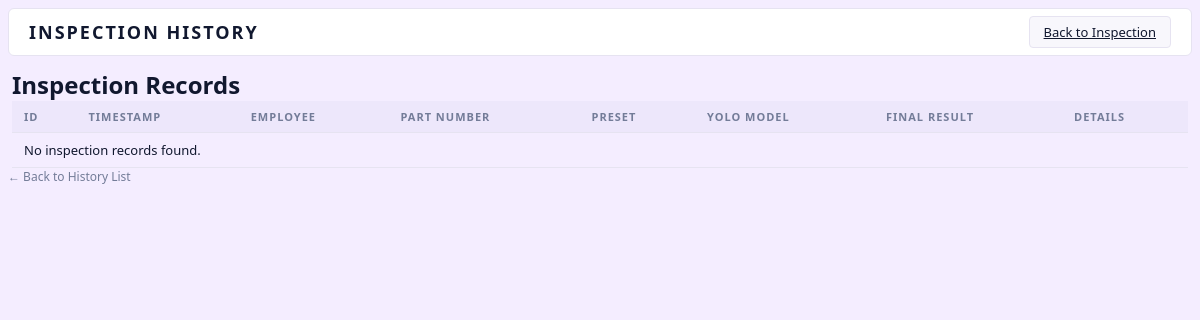
The page /vision-inspection/history/ on the database as committed earlier.
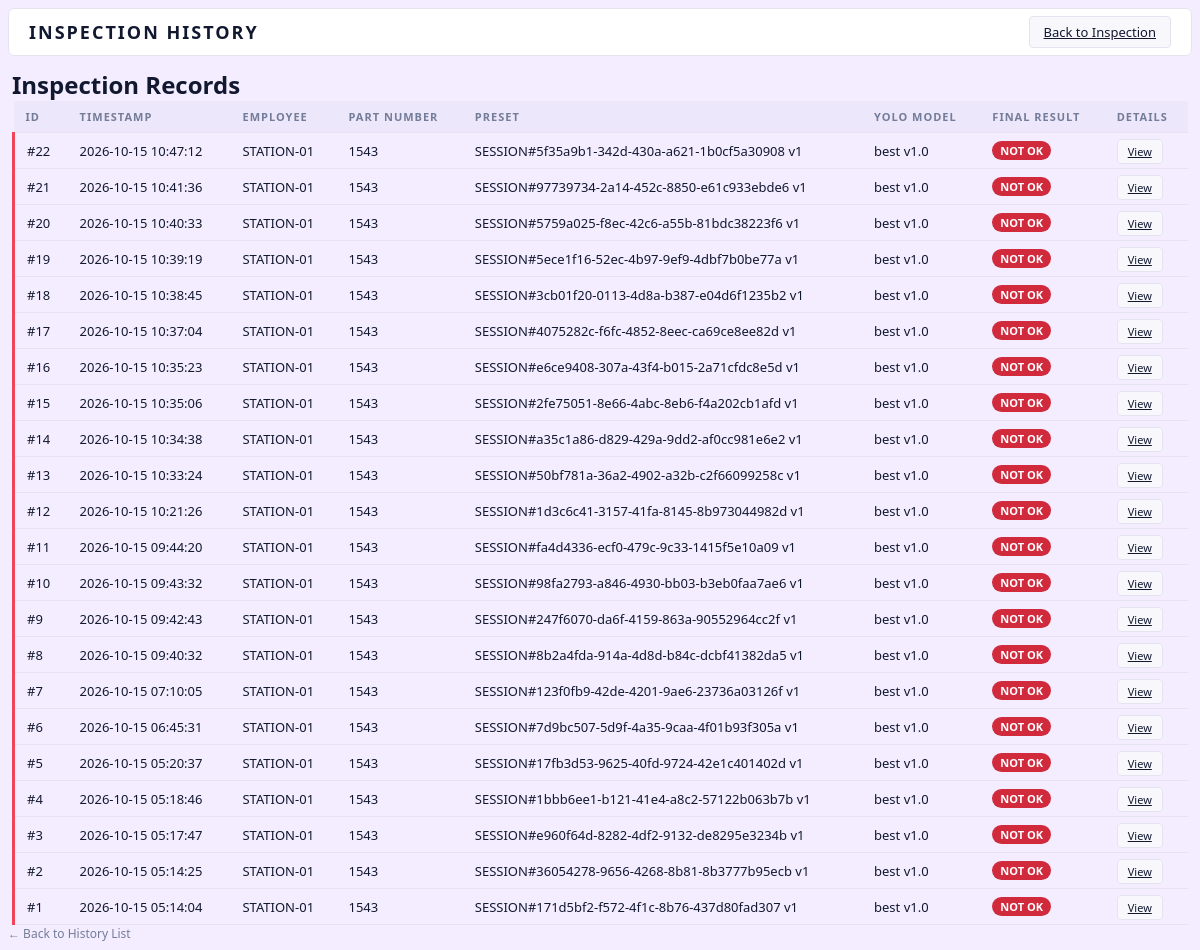
The same page on the database as committed later.
### VisionInspection/models.py (models this page shows, shortened)
class VisionInspectionLog(models.Model):
    employee_code = models.CharField(max_length=100, blank=True, null=True)
    part_number = models.CharField(max_length=40, blank=True, null=True)
    barcode = models.CharField(max_length=80, blank=True, default="")
    error_details = models.TextField(blank=True, null=True)
    preset_name = models.CharField(max_length=200, blank=True, null=True)
    preset_version = models.PositiveIntegerField(blank=True, null=True)
    yolo_model_name = models.CharField(max_length=200, blank=True, null=True)
    yolo_model_version = models.CharField(max_length=100, blank=True, null=True)
    timestamp = models.DateTimeField(auto_now_add=True)
    result = models.CharField(
        max_length=20,
        choices=[
            ("OK", "OK"),
            ("NOT_OK", "NOT OK"),
            ("ERROR", "INSPECTION ERROR"),
        ],
        default="ERROR",
    )
    roi_results = models.JSONField(
        default=list,
        help_text='[{"roi_name": "ROI-01", "result": "MATCH", "expected": "bolt x4", "detected": "bolt x4"}]',
    )
    detected_objects = models.JSONField(
        default=list,
        help_text='[{"class": "bolt", "confidence": 0.92, "bbox": [x1,y1,x2,y2]}]',
    )
    inspection_image = models.ImageField(
        upload_to="vision_inspection/results/", blank=True, null=True
    )
    stable_frames_used = models.PositiveIntegerField(default=0)
    part_bbox = models.JSONField(blank=True, null=True)
    trigger_zone_polygon = models.JSONField(blank=True, null=True)
    class Meta:
        db_table = "vision_inspection_log"
        ordering = ["-timestamp"]
        verbose_name = "Vision Inspection Log"
        verbose_name_plural = "Vision Inspection Logs"
        indexes = [
            models.Index(fields=["timestamp"], name="vi_log_ts_idx"),
            models.Index(fields=["part_number"], name="vi_log_part_idx"),
            models.Index(fields=["result"], name="vi_log_result_idx"),
            models.Index(fields=["employee_code"], name="vi_log_emp_idx"),
        ]

### VisionInspection/views.py (the view)
def history_view(request):
    date_from = _clean(request.GET.get("date_from"))
    date_to = _clean(request.GET.get("date_to"))
    part_number = _clean(request.GET.get("part_number"))
    result = _clean(request.GET.get("result")).upper()
    logs = VisionInspectionLog.objects.all()
    if part_number:
        logs = logs.filter(part_number__icontains=part_number)
    if result in ("OK", "NOT_OK", "ERROR"):
        logs = logs.filter(result=result)
    if date_from:
        logs = logs.filter(timestamp__date__gte=date_from)
    if date_to:
        logs = logs.filter(timestamp__date__lte=date_to)
    context = {
        "sidebar_active": "history",
        "logs": logs.order_by("-timestamp")[:500],
        "log": None,
        "roi_results": [],
        "detected_objects": [],
        "date_from": date_from,
        "date_to": date_to,
        "part_number": part_number,
        "result": result,
    }
    return render(request, "VisionInspection/history.html", context)

### VisionInspection/views.py (called while the page is built)
def _clean(value):
    return str(value or "").strip()

### VisionInspection/templates/VisionInspection/history.html (shortened to what this page needs)
{% load static %}
<!DOCTYPE html>
<html lang="en">
<head>
    <link rel="stylesheet" href="{% static 'VisionInspection/css/inspection.css' %}?v=20261015-1">
    <link rel="stylesheet" href="{% static 'VisionInspection/css/configuration.css' %}">
</head>
<body>
<div class="vi-container">
    <header class="vi-header">
        <div class="vi-header-left">
            <h1 class="vi-title">INSPECTION HISTORY</h1>
        </div>
        <div class="vi-header-right">
            <a href="/vision-inspection/inspection/" class="vi-btn">Back to Inspection</a>
        </div>
    </header>
    <section class="vi-history-section">
        <h2>Inspection Records</h2>
        <div class="vi-table-wrap">
        <table class="vi-table">
            <thead>
                <tr>
                    <th>ID</th>
                    <th>Timestamp</th>
                    <th>Employee</th>
                    <th>Part Number</th>
                    <th>Preset</th>
                    <th>YOLO Model</th>
                    <th>Final Result</th>
                    <th>Details</th>
                </tr>
            </thead>
            <tbody>
                {% for log in logs %}
                <tr class="{% if log.result == 'OK' %}vi-row-ok{% elif log.result == 'NOT_OK' %}vi-row-not-ok{% else %}vi-row-error{% endif %}">
                    <td>#{{ log.pk }}</td>
                    <td>{{ log.timestamp|date:"Y-m-d H:i:s" }}</td>
                    <td>{{ log.employee_code|default:"—" }}</td>
                    <td>{{ log.part_number|default:"—" }}</td>
                    <td>{{ log.preset_name|default:"—" }} v{{ log.preset_version|default:"?" }}</td>
                    <td>{{ log.yolo_model_name|default:"—" }} v{{ log.yolo_model_version|default:"?" }}</td>
                    <td>
                        <span class="vi-badge {% if log.result == 'OK' %}vi-badge-ok{% elif log.result == 'NOT_OK' %}vi-badge-not-ok{% else %}vi-badge-error{% endif %}">
                            {{ log.get_result_display }}
                        </span>
                    </td>
                    <td>
                        <a href="/vision-inspection/history/{{ log.id }}/" class="vi-btn vi-btn-sm">View</a>
                    </td>
                </tr>
                {% empty %}
                <tr><td colspan="8">No inspection records found.</td></tr>
                {% endfor %}
            </tbody>
        </table>
        </div>
    </section>
    <div class="vi-back-link">
        <a href="/vision-inspection/history/">← Back to History List</a>
    </div>
</div>
</body>
</html>

Rows that differ between the two databases and show on the page:
added VisionInspectionLog: pk "22", timestamp "2026-10-15 10:47:12", employee_code "STATION-01", part_number "1543", preset_name "SESSION#5f35a9b1-342d-430a-a621-1b0cf5a30908", preset_version "1", yolo_model_name "best", yolo_model_version "1.0", result "NOT OK"
added VisionInspectionLog: pk "21", timestamp "2026-10-15 10:41:36", employee_code "STATION-01", part_number "1543", preset_name "SESSION#97739734-2a14-452c-8850-e61c933ebde6", preset_version "1", yolo_model_name "best", yolo_model_version "1.0", result "NOT OK"
added VisionInspectionLog: pk "20", timestamp "2026-10-15 10:40:33", employee_code "STATION-01", part_number "1543", preset_name "SESSION#5759a025-f8ec-42c6-a55b-81bdc38223f6", preset_version "1", yolo_model_name "best", yolo_model_version "1.0", result "NOT OK"
added VisionInspectionLog: pk "19", timestamp "2026-10-15 10:39:19", employee_code "STATION-01", part_number "1543", preset_name "SESSION#5ece1f16-52ec-4b97-9ef9-4dbf7b0be77a", preset_version "1", yolo_model_name "best", yolo_model_version "1.0", result "NOT OK"
added VisionInspectionLog: pk "18", timestamp "2026-10-15 10:38:45", employee_code "STATION-01", part_number "1543", preset_name "SESSION#3cb01f20-0113-4d8a-b387-e04d6f1235b2", preset_version "1", yolo_model_name "best", yolo_model_version "1.0", result "NOT OK"
added VisionInspectionLog: pk "17", timestamp "2026-10-15 10:37:04", employee_code "STATION-01", part_number "1543", preset_name "SESSION#4075282c-f6fc-4852-8eec-ca69ce8ee82d", preset_version "1", yolo_model_name "best", yolo_model_version "1.0", result "NOT OK"
added VisionInspectionLog: pk "16", timestamp "2026-10-15 10:35:23", employee_code "STATION-01", part_number "1543", preset_name "SESSION#e6ce9408-307a-43f4-b015-2a71cfdc8e5d", preset_version "1", yolo_model_name "best", yolo_model_version "1.0", result "NOT OK"
added VisionInspectionLog: pk "15", timestamp "2026-10-15 10:35:06", employee_code "STATION-01", part_number "1543", preset_name "SESSION#2fe75051-8e66-4abc-8eb6-f4a202cb1afd", preset_version "1", yolo_model_name "best", yolo_model_version "1.0", result "NOT OK"
added VisionInspectionLog: pk "14", timestamp "2026-10-15 10:34:38", employee_code "STATION-01", part_number "1543", preset_name "SESSION#a35c1a86-d829-429a-9dd2-af0cc981e6e2", preset_version "1", yolo_model_name "best", yolo_model_version "1.0", result "NOT OK"
added VisionInspectionLog: pk "13", timestamp "2026-10-15 10:33:24", employee_code "STATION-01", part_number "1543", preset_name "SESSION#50bf781a-36a2-4902-a32b-c2f66099258c", preset_version "1", yolo_model_name "best", yolo_model_version "1.0", result "NOT OK"
added VisionInspectionLog: pk "12", timestamp "2026-10-15 10:21:26", employee_code "STATION-01", part_number "1543", preset_name "SESSION#1d3c6c41-3157-41fa-8145-8b973044982d", preset_version "1", yolo_model_name "best", yolo_model_version "1.0", result "NOT OK"
added VisionInspectionLog: pk "11", timestamp "2026-10-15 09:44:20", employee_code "STATION-01", part_number "1543", preset_name "SESSION#fa4d4336-ecf0-479c-9c33-1415f5e10a09", preset_version "1", yolo_model_name "best", yolo_model_version "1.0", result "NOT OK"
added VisionInspectionLog: pk "10", timestamp "2026-10-15 09:43:32", employee_code "STATION-01", part_number "1543", preset_name "SESSION#98fa2793-a846-4930-bb03-b3eb0faa7ae6", preset_version "1", yolo_model_name "best", yolo_model_version "1.0", result "NOT OK"
added VisionInspectionLog: pk "9", timestamp "2026-10-15 09:42:43", employee_code "STATION-01", part_number "1543", preset_name "SESSION#247f6070-da6f-4159-863a-90552964cc2f", preset_version "1", yolo_model_name "best", yolo_model_version "1.0", result "NOT OK"
added VisionInspectionLog: pk "8", timestamp "2026-10-15 09:40:32", employee_code "STATION-01", part_number "1543", preset_name "SESSION#8b2a4fda-914a-4d8d-b84c-dcbf41382da5", preset_version "1", yolo_model_name "best", yolo_model_version "1.0", result "NOT OK"
added VisionInspectionLog: pk "7", timestamp "2026-10-15 07:10:05", employee_code "STATION-01", part_number "1543", preset_name "SESSION#123f0fb9-42de-4201-9ae6-23736a03126f", preset_version "1", yolo_model_name "best", yolo_model_version "1.0", result "NOT OK"
added VisionInspectionLog: pk "6", timestamp "2026-10-15 06:45:31", employee_code "STATION-01", part_number "1543", preset_name "SESSION#7d9bc507-5d9f-4a35-9caa-4f01b93f305a", preset_version "1", yolo_model_name "best", yolo_model_version "1.0", result "NOT OK"
added VisionInspectionLog: pk "5", timestamp "2026-10-15 05:20:37", employee_code "STATION-01", part_number "1543", preset_name "SESSION#17fb3d53-9625-40fd-9724-42e1c401402d", preset_version "1", yolo_model_name "best", yolo_model_version "1.0", result "NOT OK"
added VisionInspectionLog: pk "4", timestamp "2026-10-15 05:18:46", employee_code "STATION-01", part_number "1543", preset_name "SESSION#1bbb6ee1-b121-41e4-a8c2-57122b063b7b", preset_version "1", yolo_model_name "best", yolo_model_version "1.0", result "NOT OK"
added VisionInspectionLog: pk "3", timestamp "2026-10-15 05:17:47", employee_code "STATION-01", part_number "1543", preset_name "SESSION#e960f64d-8282-4df2-9132-de8295e3234b", preset_version "1", yolo_model_name "best", yolo_model_version "1.0", result "NOT OK"
added VisionInspectionLog: pk "2", timestamp "2026-10-15 05:14:25", employee_code "STATION-01", part_number "1543", preset_name "SESSION#36054278-9656-4268-8b81-8b3777b95ecb", preset_version "1", yolo_model_name "best", yolo_model_version "1.0", result "NOT OK"
added VisionInspectionLog: pk "1", timestamp "2026-10-15 05:14:04", employee_code "STATION-01", part_number "1543", preset_name "SESSION#171d5bf2-f572-4f1c-8b76-437d80fad307", preset_version "1", yolo_model_name "best", yolo_model_version "1.0", result "NOT OK"
Other text that changed with them:
text no longer shown: "No inspection records found."
